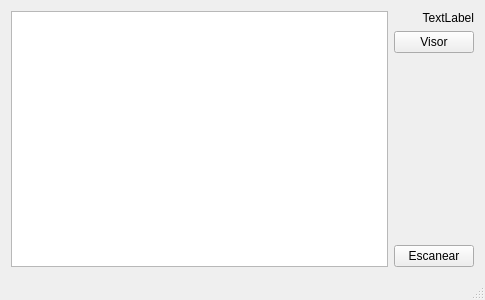
<?xml version="1.0" encoding="UTF-8"?>
<ui version="4.0">
 <class>MainWindow</class>
 <widget class="QMainWindow" name="MainWindow">
  <property name="geometry">
   <rect>
    <x>0</x>
    <y>0</y>
    <width>485</width>
    <height>300</height>
   </rect>
  </property>
  <property name="windowTitle">
   <string>MainWindow</string>
  </property>
  <widget class="QWidget" name="centralWidget">
   <layout class="QHBoxLayout" name="horizontalLayout">
    <item>
     <widget class="QTableWidget" name="tableWidget"/>
    </item>
    <item>
     <layout class="QVBoxLayout" name="verticalLayout">
      <item>
       <widget class="QLabel" name="label">
        <property name="text">
         <string>TextLabel</string>
        </property>
        <property name="alignment">
         <set>Qt::AlignRight|Qt::AlignTrailing|Qt::AlignVCenter</set>
        </property>
       </widget>
      </item>
      <item>
       <widget class="QPushButton" name="btnVisor">
        <property name="text">
         <string>Visor</string>
        </property>
       </widget>
      </item>
      <item>
       <spacer name="verticalSpacer">
        <property name="orientation">
         <enum>Qt::Vertical</enum>
        </property>
        <property name="sizeHint" stdset="0">
         <size>
          <width>20</width>
          <height>40</height>
         </size>
        </property>
       </spacer>
      </item>
      <item>
       <widget class="QPushButton" name="btnEscanear">
        <property name="text">
         <string>Escanear</string>
        </property>
       </widget>
      </item>
     </layout>
    </item>
   </layout>
  </widget>
  <widget class="QStatusBar" name="statusBar"/>
 </widget>
 <layoutdefault spacing="6" margin="11"/>
 <resources/>
 <connections/>
</ui>
